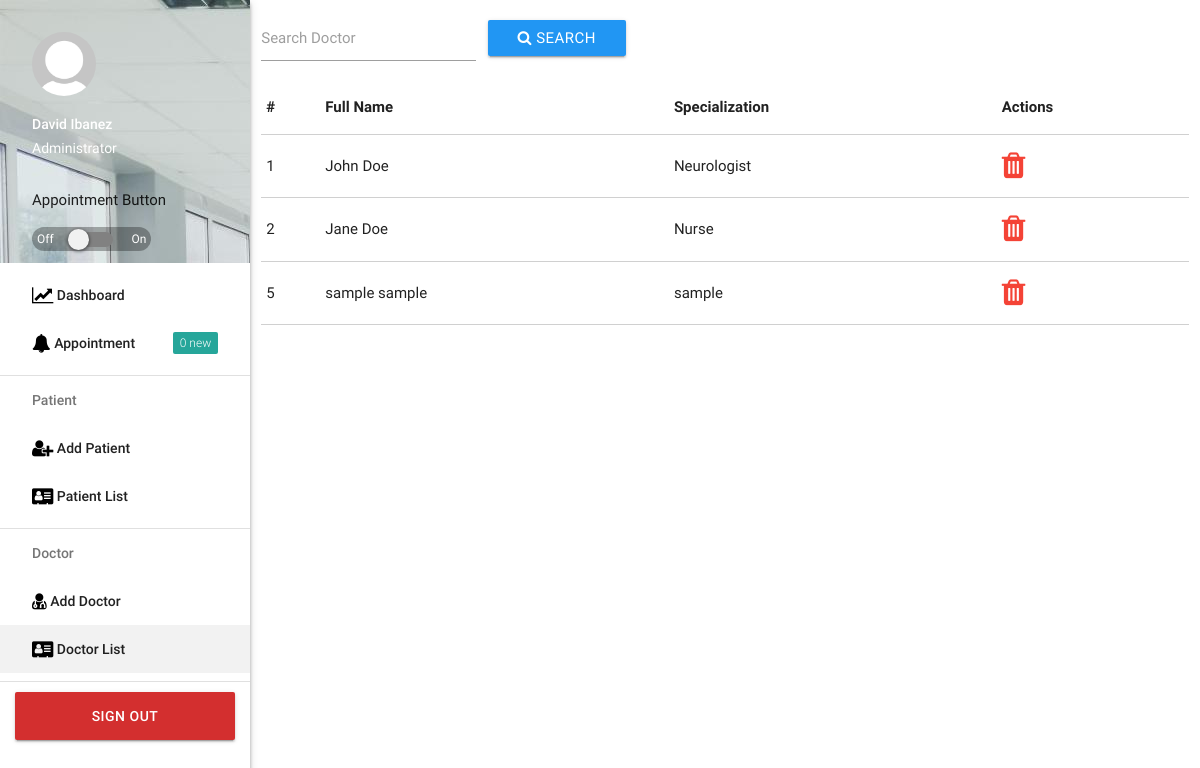
/doctor_list.php (signed in), run on the app's committed database.
### tables this page shows
CREATE TABLE `doctor_info` (
  `doctor_ID` int(11) NOT NULL,
  `firstname` varchar(30) NOT NULL,
  `lastname` varchar(30) NOT NULL,
  `specialization` varchar(50) NOT NULL,
  `username` varchar(50) NOT NULL,
  `password` varchar(50) NOT NULL,
  `status` varchar(30) NOT NULL
);

### doctor_list.php (the view, shortened to what this page needs)
<?php
    $admin_fname = $_SESSION['firstname'];
    $admin_lname = $_SESSION['lastname'];
    $role = $_SESSION['role'];
?>
<!DOCTYPE html>
<html lang="en">
<head>
      <link rel="stylesheet" type="text/css" href="lib/materialize/css/materialize.min.css">
      <link rel="stylesheet" type="text/css" href="lib/font-awesome-4.7.0/css/font-awesome.min.css">
      <link rel="stylesheet" type="text/css" href="lib/sweetalert-master/dist/sweetalert.css">
      <link rel="stylesheet" type="text/css" href="css/style.css">
      <link rel="stylesheet" type="text/css" href="css/margins.css">
</head>
<body>
      <header>
            <ul id="slide-out" class="side-nav fixed z-depth-2">
                  <li>
                        <div class="userView">
                              <div class="background">
                                    <img src="img/bg.jpg">
                              </div>
                              <a href="#!user"><img class="circle" src="img/dummy.png"></a>
                              <a href="#!name"><span class="white-text name"><?php echo"$admin_fname $admin_lname";?></span></a>
                              <a href="#!email"><span class="white-text email"><?php echo"$role";?></span></a>
                              <?php
                                   include 'include/connect.php';
                                   $sql="SELECT * FROM appointment_today";
                                   $result = $conn->query($sql);
                             ?>
                              <span class="margin-bottom-remove margin-top-remove">Appointment Button</span>
                              <div class="switch margin-top-remove">
                                    <form method="POST">
                                    <label class="white-text"  style="background-color: rgba(0,0,0,0.3); padding: 5px; border-radius: 50px">
                                          Off
                                          <span class="lever"></span>
                                          On
                                   </label>
                                    </form>
                             </div>
                        </div>
                  </li>
                  <li><a class="waves-effect" href="dashboard.php"><span class="fa fa-line-chart black-text fa-lg"></span> Dashboard</a></li>
                  <li><a class="waves-effect" href="appointment.php"><span class="fa fa-bell black-text fa-lg"></span> Appointment <span class="new badge">
                        <?php
                              require_once"include/connect.php";
                              $sql="SELECT COUNT(*) as count FROM appointment WHERE status = 'waiting'";
                              $result = $conn->query($sql);
                              if($result -> num_rows > 0){
                                    while($rows = $result -> fetch_assoc()){
                                          $count = $rows['count'];
                                          echo"$count";
                                    }
                              }else{
                                    echo"0";
                              }
                        ?>
                  </span></a></li>
                  <li>
                        <div class="divider"></div>
                  </li>
                  <li><a class="subheader">Patient</a></li>
                  <li><a class="waves-effect" href="addpatient.php"><span class="fa fa-user-plus black-text fa-lg"></span> Add Patient</a></li>
                  <li><a class="waves-effect" href="patient_list.php"><span class="fa fa-vcard black-text fa-lg"></span> Patient List</a></li>
                  <li>
                        <div class="divider"></div>
                  </li>
                  <li><a class="subheader">Doctor</a></li>
                  <li><a class="waves-effect" href="adddoctor.php"><span class="fa fa-user-md black-text fa-lg"></span> Add Doctor</a></li>
                  <li class="active"><a class="waves-effect" href="doctor_list.php"><span class="fa fa-vcard black-text fa-lg"></span> Doctor List</a></li>
                  <li>
                        <div class="divider"></div>
                  </li>
                  <li><a class="waves-effect waves-light btn red darken-2" href="include/signoutfunc.php">Sign Out</a></li>
            </ul>
      </header>
      <main class="main-content">
            <div class="row">
                  <form method="POST" action="include/search_doctor.php">
                        <div class="input-field col s3">
                              <input type="text" id="search" name="search">
                              <label for="search">Search Doctor</label>
                        </div>
                        <button class="waves-effect waves-light btn blue margin-small-top"><span class="fa fa-search"></span> Search</button>
                  </form>
                  <div class="col s12 m12 l12">
                        <table class="bordered highlight">
                              <thead>
                                    <tr>
                                          <th>#</th>
                                          <th>Full Name</th>
                                          <th>Specialization</th>
                                          <th>Actions</th>
                                    </tr>
                              </thead>
                              <tbody>
                                    <?php
                                          include 'include/connect.php';
                                          if(isset($_GET['name'])){
                                                $sql="SELECT * FROM doctor_info WHERE firstname =" . $_GET['name']."OR lastname=".$_GET['name'];
                                          }else{
                                                $sql="SELECT * FROM doctor_info";
                                          }
                                          $result = $conn->query($sql);
                                          if($result -> num_rows > 0){
                                                while($rows = $result -> fetch_assoc()){
                                                      $doctorID = $rows['doctor_ID'];
                                                      $firstname = $rows['firstname'];
                                                      $lastname = $rows['lastname'];
                                                      $specialization = $rows['specialization'];
                                                      echo"<tr>";
                                                            echo"<td>$doctorID</td>";
                                                            echo"<td>$firstname $lastname</td>";
                                                            echo"<td>$specialization</td>";
                                                            echo"<td><a href='include/delete_doctor.php?doctorID=$doctorID'><i class='fa fa-trash red-text fa-2x'></i></a></td>";
                                                      echo"</tr>";
                                                }
                                          }else{
                                          }
                                    ?>
                              </tbody>
                        </table>
                  </div>
            </div>
      </main>
</body>
</html>

### css/style.css (style rules this page uses)
.side-nav { width: 250px; }
.main-content { padding-left: 250px; }

### css/margins.css (style rules this page uses)
.margin-small-top { margin-top: 20px!important; }
.margin-top-remove { margin-top: -10px!important; }
.margin-bottom-remove { margin-bottom: -10px!important; }

### data on the page
doctor_info: doctor_ID "1", firstname "John", lastname "Doe", specialization "Neurologist"
doctor_info: doctor_ID "2", firstname "Jane", lastname "Doe", specialization "Nurse"
doctor_info: doctor_ID "5", firstname "sample", lastname "sample", specialization "sample"

### other printed values
$admin_fname "David"
$admin_lname "Ibanez"
$role "Administrator"
$count "0"
